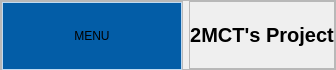
     <widget class="QFrame" name="header">
      <property name="minimumSize">
       <size>
        <width>0</width>
        <height>70</height>
       </size>
      </property>
      <property name="maximumSize">
       <size>
        <width>16777215</width>
        <height>60</height>
       </size>
      </property>
      <property name="styleSheet">
       <string notr="true">#header{
	background-color : rgb(98, 160, 234);
}</string>
      </property>
      <property name="frameShape">
       <enum>QFrame::StyledPanel</enum>
      </property>
      <property name="frameShadow">
       <enum>QFrame::Raised</enum>
      </property>
      <layout class="QGridLayout" name="gridLayout_4">
       <property name="leftMargin">
        <number>0</number>
       </property>
       <property name="topMargin">
        <number>0</number>
       </property>
       <property name="rightMargin">
        <number>0</number>
       </property>
       <property name="bottomMargin">
        <number>0</number>
       </property>
       <item row="0" column="0">
        <widget class="QFrame" name="frame">
         <property name="minimumSize">
          <size>
           <width>0</width>
           <height>70</height>
          </size>
         </property>
         <property name="maximumSize">
          <size>
           <width>16777215</width>
           <height>70</height>
          </size>
         </property>
         <property name="frameShape">
          <enum>QFrame::StyledPanel</enum>
         </property>
         <property name="frameShadow">
          <enum>QFrame::Raised</enum>
         </property>
         <layout class="QHBoxLayout" name="horizontalLayout_4">
          <property name="spacing">
           <number>0</number>
          </property>
          <property name="leftMargin">
           <number>0</number>
          </property>
          <property name="topMargin">
           <number>0</number>
          </property>
          <property name="rightMargin">
           <number>0</number>
          </property>
          <property name="bottomMargin">
           <number>0</number>
          </property>
          <item>
           <widget class="QPushButton" name="menuBtn">
            <property name="minimumSize">
             <size>
              <width>180</width>
              <height>60</height>
             </size>
            </property>
            <property name="maximumSize">
             <size>
              <width>16777215</width>
              <height>70</height>
             </size>
            </property>
            <property name="toolTip">
             <string/>
            </property>
            <property name="styleSheet">
             <string notr="true">#menuBtn{
	background-color : #035da7;
	border: 1px solid rgb(192, 218, 241);
}</string>
            </property>
            <property name="text">
             <string>MENU</string>
            </property>
            <property name="icon">
             <iconset resource="icons.qrc">
              <normaloff>:/icons/smile.svg</normaloff>:/icons/smile.svg</iconset>
            </property>
            <property name="iconSize">
             <size>
              <width>21</width>
              <height>21</height>
             </size>
            </property>
           </widget>
          </item>
         </layout>
        </widget>
       </item>
       <item row="0" column="1">
        <widget class="QFrame" name="frame_3">
         <property name="minimumSize">
          <size>
           <width>0</width>
           <height>0</height>
          </size>
         </property>
         <property name="frameShape">
          <enum>QFrame::StyledPanel</enum>
         </property>
         <property name="frameShadow">
          <enum>QFrame::Raised</enum>
         </property>
         <layout class="QHBoxLayout" name="horizontalLayout_3">
          <property name="spacing">
           <number>0</number>
          </property>
          <property name="leftMargin">
           <number>0</number>
          </property>
          <property name="topMargin">
           <number>0</number>
          </property>
          <property name="rightMargin">
           <number>0</number>
          </property>
          <property name="bottomMargin">
           <number>0</number>
          </property>
          <item>
           <widget class="QLabel" name="label">
            <property name="font">
             <font>
              <pointsize>15</pointsize>
              <weight>75</weight>
              <bold>true</bold>
             </font>
            </property>
            <property name="text">
             <string>2MCT's Project</string>
            </property>
            <property name="alignment">
             <set>Qt::AlignCenter</set>
            </property>
            <property name="buddy">
             <cstring>pannel_search</cstring>
            </property>
           </widget>
          </item>
         </layout>
        </widget>
       </item>
      </layout>
     </widget>
